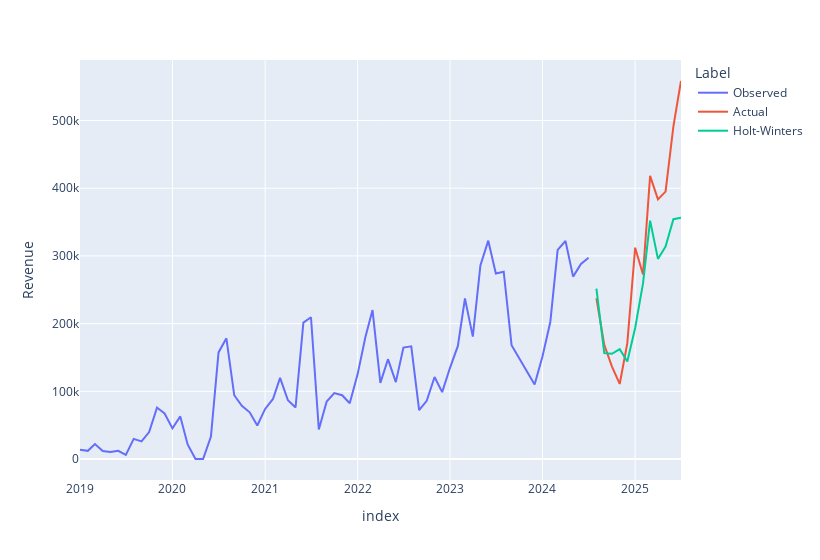

The notebook cell saved with this chart:
### Code cell
px.line(pd.concat((train,test, hw)), y="Revenue", color="Label", width=820)
